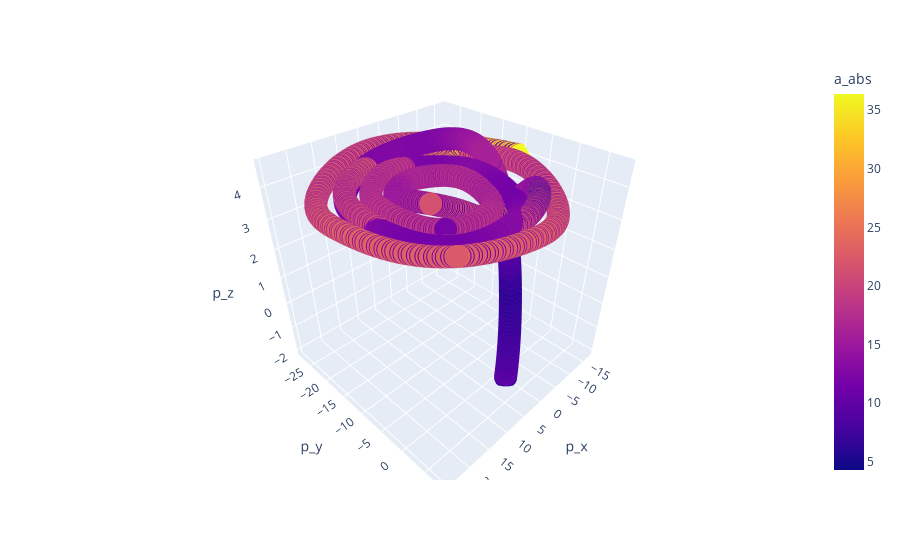
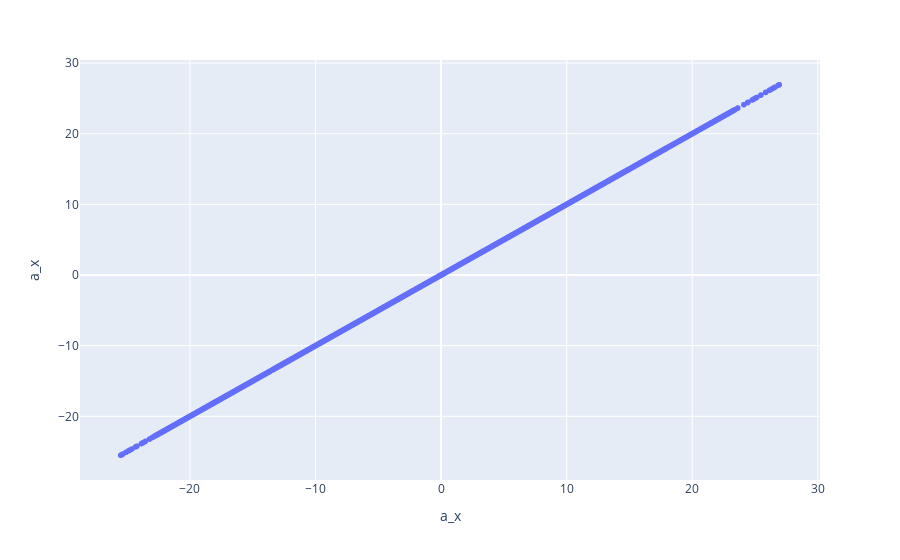

The cell these charts' notebook holds for them, in order:
### Markdown cell above
Gyorsulás

### Code cell
# Accelaration

df["a_x"] = (df["v_x"]-df["v_x"].shift(1))/(df["t"]-df["t"].shift(1))
df["a_y"] = (df["v_y"]-df["v_y"].shift(1))/(df["t"]-df["t"].shift(1))
df["a_z"] = (df["v_z"]-df["v_z"].shift(1))/(df["t"]-df["t"].shift(1))
df["a_abs"] = np.sqrt(df["a_x"].values**2 +
                      df["a_y"].values**2+df["a_z"].values**2)
df


fig = px.scatter_3d(df.iloc[1:, :], x='p_x', y='p_y', z='p_z', color="a_abs")
fig.show()

fig = px.scatter(df.iloc[1:, :], x='a_x', y='a_x')
fig.show()

### Figure 1 — Plotly figure (JSON) as saved in the notebook; plotly's stock layout.template omitted (floating-point values rounded to 4 significant figures; data arrays with more than 128 entries replaced by an {"elided": "..."} marker saying what was removed)
{"data": [{"hovertemplate": "p_x=%{x}<br>p_y=%{y}<br>p_z=%{z}<br>a_abs=%{marker.color}<extra></extra>", "legendgroup": "", "marker": {"color": {"elided": "3780 float values"}, "coloraxis": "coloraxis", "symbol": "circle"}, "mode": "markers", "name": "", "scene": "scene", "showlegend": false, "type": "scatter3d", "x": {"elided": "3780 float values"}, "y": {"elided": "3780 float values"}, "z": {"elided": "3780 float values"}}], "layout": {"coloraxis": {"colorbar": {"title": {"text": "a_abs"}}, "colorscale": [[0, "#0d0887"], [0.1111, "#46039f"], [0.2222, "#7201a8"], [0.3333, "#9c179e"], [0.4444, "#bd3786"], [0.5556, "#d8576b"], [0.6667, "#ed7953"], [0.7778, "#fb9f3a"], [0.8889, "#fdca26"], [1, "#f0f921"]]}, "legend": {"tracegroupgap": 0}, "margin": {"t": 60}, "scene": {"domain": {"x": [0, 1], "y": [0, 1]}, "xaxis": {"title": {"text": "p_x"}}, "yaxis": {"title": {"text": "p_y"}}, "zaxis": {"title": {"text": "p_z"}}}}}

### Figure 2 — Plotly figure (JSON) as saved in the notebook; plotly's stock layout.template omitted (floating-point values rounded to 4 significant figures; data arrays with more than 128 entries replaced by an {"elided": "..."} marker saying what was removed)
{"data": [{"hovertemplate": "a_x=%{y}<extra></extra>", "legendgroup": "", "marker": {"color": "#636efa", "symbol": "circle"}, "mode": "markers", "name": "", "showlegend": false, "type": "scattergl", "x": {"elided": "3780 float values"}, "xaxis": "x", "y": {"elided": "3780 float values"}, "yaxis": "y"}], "layout": {"legend": {"tracegroupgap": 0}, "margin": {"t": 60}, "xaxis": {"anchor": "y", "domain": [0, 1], "title": {"text": "a_x"}}, "yaxis": {"anchor": "x", "domain": [0, 1], "title": {"text": "a_x"}}}}
